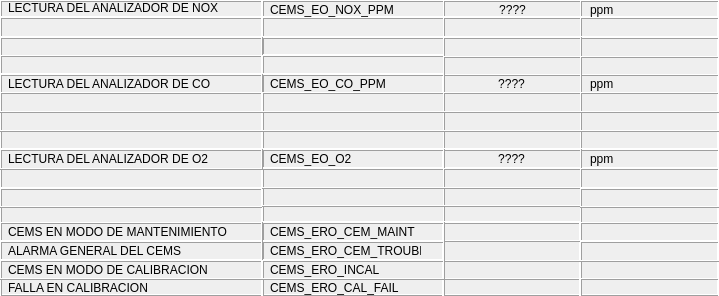
  <widget class="QFrame" name="frame_3">
   <property name="geometry">
    <rect>
     <x>109</x>
     <y>154</y>
     <width>719</width>
     <height>296</height>
    </rect>
   </property>
   <property name="styleSheet">
    <string notr="true">borde: rgb(0, 0, 0);</string>
   </property>
   <property name="frameShape">
    <enum>QFrame::Box</enum>
   </property>
   <property name="frameShadow">
    <enum>QFrame::Raised</enum>
   </property>
   <widget class="QFrame" name="frame_4">
    <property name="geometry">
     <rect>
      <x>0</x>
      <y>0</y>
      <width>263</width>
      <height>18</height>
     </rect>
    </property>
    <property name="frameShape">
     <enum>QFrame::Box</enum>
    </property>
    <property name="frameShadow">
     <enum>QFrame::Raised</enum>
    </property>
    <widget class="QLabel" name="lbLectNoxT">
     <property name="geometry">
      <rect>
       <x>8</x>
       <y>0</y>
       <width>241</width>
       <height>16</height>
      </rect>
     </property>
     <property name="font">
      <font>
       <pointsize>9</pointsize>
      </font>
     </property>
     <property name="text">
      <string>LECTURA DEL ANALIZADOR DE NOX</string>
     </property>
     <property name="alignment">
      <set>Qt::AlignLeading|Qt::AlignLeft|Qt::AlignVCenter</set>
     </property>
    </widget>
   </widget>
   <widget class="QFrame" name="frame_5">
    <property name="geometry">
     <rect>
      <x>262</x>
      <y>0</y>
      <width>183</width>
      <height>18</height>
     </rect>
    </property>
    <property name="frameShape">
     <enum>QFrame::Box</enum>
    </property>
    <property name="frameShadow">
     <enum>QFrame::Raised</enum>
    </property>
    <widget class="QLabel" name="lbCemsNoxT">
     <property name="geometry">
      <rect>
       <x>8</x>
       <y>0</y>
       <width>151</width>
       <height>20</height>
      </rect>
     </property>
     <property name="font">
      <font>
       <pointsize>9</pointsize>
      </font>
     </property>
     <property name="text">
      <string>CEMS_EO_NOX_PPM</string>
     </property>
    </widget>
   </widget>
   <widget class="QFrame" name="frame_6">
    <property name="geometry">
     <rect>
      <x>443</x>
      <y>0</y>
      <width>139</width>
      <height>18</height>
     </rect>
    </property>
    <property name="frameShape">
     <enum>QFrame::Box</enum>
    </property>
    <property name="frameShadow">
     <enum>QFrame::Raised</enum>
    </property>
    <widget class="QLabel" name="lbNox">
     <property name="geometry">
      <rect>
       <x>14</x>
       <y>0</y>
       <width>111</width>
       <height>20</height>
      </rect>
     </property>
     <property name="font">
      <font>
       <pointsize>9</pointsize>
      </font>
     </property>
     <property name="text">
      <string>????</string>
     </property>
     <property name="alignment">
      <set>Qt::AlignCenter</set>
     </property>
    </widget>
   </widget>
   <widget class="QFrame" name="frame_7">
    <property name="geometry">
     <rect>
      <x>580</x>
      <y>0</y>
      <width>140</width>
      <height>18</height>
     </rect>
    </property>
    <property name="frameShape">
     <enum>QFrame::Box</enum>
    </property>
    <property name="frameShadow">
     <enum>QFrame::Raised</enum>
    </property>
    <widget class="QLabel" name="lBNoxU">
     <property name="geometry">
      <rect>
       <x>10</x>
       <y>0</y>
       <width>111</width>
       <height>20</height>
      </rect>
     </property>
     <property name="font">
      <font>
       <pointsize>9</pointsize>
      </font>
     </property>
     <property name="text">
      <string>ppm</string>
     </property>
    </widget>
   </widget>
   <widget class="QFrame" name="frame_8">
    <property name="geometry">
     <rect>
      <x>0</x>
      <y>17</y>
      <width>263</width>
      <height>21</height>
     </rect>
    </property>
    <property name="frameShape">
     <enum>QFrame::Box</enum>
    </property>
    <property name="frameShadow">
     <enum>QFrame::Raised</enum>
    </property>
   </widget>
   <widget class="QFrame" name="frame_9">
    <property name="geometry">
     <rect>
      <x>262</x>
      <y>17</y>
      <width>183</width>
      <height>21</height>
     </rect>
    </property>
    <property name="frameShape">
     <enum>QFrame::Box</enum>
    </property>
    <property name="frameShadow">
     <enum>QFrame::Raised</enum>
    </property>
   </widget>
   <widget class="QFrame" name="frame_10">
    <property name="geometry">
     <rect>
      <x>443</x>
      <y>17</y>
      <width>139</width>
      <height>21</height>
     </rect>
    </property>
    <property name="frameShape">
     <enum>QFrame::Box</enum>
    </property>
    <property name="frameShadow">
     <enum>QFrame::Raised</enum>
    </property>
   </widget>
   <widget class="QFrame" name="frame_17">
    <property name="geometry">
     <rect>
      <x>580</x>
      <y>17</y>
      <width>140</width>
      <height>21</height>
     </rect>
    </property>
    <property name="frameShape">
     <enum>QFrame::Box</enum>
    </property>
    <property name="frameShadow">
     <enum>QFrame::Raised</enum>
    </property>
   </widget>
   <widget class="QFrame" name="frame_18">
    <property name="geometry">
     <rect>
      <x>262</x>
      <y>37</y>
      <width>183</width>
      <height>19</height>
     </rect>
    </property>
    <property name="frameShape">
     <enum>QFrame::Box</enum>
    </property>
    <property name="frameShadow">
     <enum>QFrame::Raised</enum>
    </property>
   </widget>
   <widget class="QFrame" name="frame_27">
    <property name="geometry">
     <rect>
      <x>0</x>
      <y>37</y>
      <width>263</width>
      <height>20</height>
     </rect>
    </property>
    <property name="frameShape">
     <enum>QFrame::Box</enum>
    </property>
    <property name="frameShadow">
     <enum>QFrame::Raised</enum>
    </property>
   </widget>
   <widget class="QFrame" name="frame_28">
    <property name="geometry">
     <rect>
      <x>580</x>
      <y>37</y>
      <width>140</width>
      <height>21</height>
     </rect>
    </property>
    <property name="frameShape">
     <enum>QFrame::Box</enum>
    </property>
    <property name="frameShadow">
     <enum>QFrame::Raised</enum>
    </property>
   </widget>
   <widget class="QFrame" name="frame_29">
    <property name="geometry">
     <rect>
      <x>443</x>
      <y>37</y>
      <width>139</width>
      <height>21</height>
     </rect>
    </property>
    <property name="frameShape">
     <enum>QFrame::Box</enum>
    </property>
    <property name="frameShadow">
     <enum>QFrame::Raised</enum>
    </property>
   </widget>
   <widget class="QFrame" name="frame_30">
    <property name="geometry">
     <rect>
      <x>0</x>
      <y>55</y>
      <width>263</width>
      <height>20</height>
     </rect>
    </property>
    <property name="frameShape">
     <enum>QFrame::Box</enum>
    </property>
    <property name="frameShadow">
     <enum>QFrame::Raised</enum>
    </property>
   </widget>
   <widget class="QFrame" name="frame_31">
    <property name="geometry">
     <rect>
      <x>262</x>
      <y>55</y>
      <width>183</width>
      <height>20</height>
     </rect>
    </property>
    <property name="frameShape">
     <enum>QFrame::Box</enum>
    </property>
    <property name="frameShadow">
     <enum>QFrame::Raised</enum>
    </property>
   </widget>
   <widget class="QFrame" name="frame_32">
    <property name="geometry">
     <rect>
      <x>443</x>
      <y>56</y>
      <width>139</width>
      <height>20</height>
     </rect>
    </property>
    <property name="frameShape">
     <enum>QFrame::Box</enum>
    </property>
    <property name="frameShadow">
     <enum>QFrame::Raised</enum>
    </property>
   </widget>
   <widget class="QFrame" name="frame_33">
    <property name="geometry">
     <rect>
      <x>580</x>
      <y>56</y>
      <width>140</width>
      <height>20</height>
     </rect>
    </property>
    <property name="frameShape">
     <enum>QFrame::Box</enum>
    </property>
    <property name="frameShadow">
     <enum>QFrame::Raised</enum>
    </property>
   </widget>
   <widget class="QFrame" name="frame_34">
    <property name="geometry">
     <rect>
      <x>580</x>
      <y>74</y>
      <width>140</width>
      <height>20</height>
     </rect>
    </property>
    <property name="frameShape">
     <enum>QFrame::Box</enum>
    </property>
    <property name="frameShadow">
     <enum>QFrame::Raised</enum>
    </property>
    <widget class="QLabel" name="lbCoU">
     <property name="geometry">
      <rect>
       <x>10</x>
       <y>0</y>
       <width>111</width>
       <height>20</height>
      </rect>
     </property>
     <property name="font">
      <font>
       <pointsize>9</pointsize>
      </font>
     </property>
     <property name="text">
      <string>ppm</string>
     </property>
    </widget>
   </widget>
   <widget class="QFrame" name="frame_35">
    <property name="geometry">
     <rect>
      <x>442</x>
      <y>74</y>
      <width>140</width>
      <height>20</height>
     </rect>
    </property>
    <property name="frameShape">
     <enum>QFrame::Box</enum>
    </property>
    <property name="frameShadow">
     <enum>QFrame::Raised</enum>
    </property>
    <widget class="QLabel" name="lbCo">
     <property name="geometry">
      <rect>
       <x>14</x>
       <y>0</y>
       <width>111</width>
       <height>20</height>
      </rect>
     </property>
     <property name="font">
      <font>
       <pointsize>9</pointsize>
      </font>
     </property>
     <property name="text">
      <string>????</string>
     </property>
     <property name="alignment">
      <set>Qt::AlignCenter</set>
     </property>
    </widget>
   </widget>
   <widget class="QFrame" name="frame_36">
    <property name="geometry">
     <rect>
      <x>262</x>
      <y>74</y>
      <width>183</width>
      <height>20</height>
     </rect>
    </property>
    <property name="frameShape">
     <enum>QFrame::Box</enum>
    </property>
    <property name="frameShadow">
     <enum>QFrame::Raised</enum>
    </property>
    <widget class="QLabel" name="lbCemsCoT">
     <property name="geometry">
      <rect>
       <x>8</x>
       <y>0</y>
       <width>151</width>
       <height>20</height>
      </rect>
     </property>
     <property name="font">
      <font>
       <pointsize>9</pointsize>
      </font>
     </property>
     <property name="text">
      <string>CEMS_EO_CO_PPM</string>
     </property>
    </widget>
   </widget>
   <widget class="QFrame" name="frame_37">
    <property name="geometry">
     <rect>
      <x>0</x>
      <y>74</y>
      <width>263</width>
      <height>20</height>
     </rect>
    </property>
    <property name="frameShape">
     <enum>QFrame::Box</enum>
    </property>
    <property name="frameShadow">
     <enum>QFrame::Raised</enum>
    </property>
    <widget class="QLabel" name="lbLectCoT">
     <property name="geometry">
      <rect>
       <x>8</x>
       <y>0</y>
       <width>231</width>
       <height>20</height>
      </rect>
     </property>
     <property name="font">
      <font>
       <pointsize>9</pointsize>
      </font>
     </property>
     <property name="text">
      <string>LECTURA DEL ANALIZADOR DE CO</string>
     </property>
     <property name="alignment">
      <set>Qt::AlignLeading|Qt::AlignLeft|Qt::AlignVCenter</set>
     </property>
    </widget>
   </widget>
   <widget class="QFrame" name="frame_38">
    <property name="geometry">
     <rect>
      <x>0</x>
      <y>130</y>
      <width>263</width>
      <height>20</height>
     </rect>
    </property>
    <property name="frameShape">
     <enum>QFrame::Box</enum>
    </property>
    <property name="frameShadow">
     <enum>QFrame::Raised</enum>
    </property>
   </widget>
   <widget class="QFrame" name="frame_39">
    <property name="geometry">
     <rect>
      <x>0</x>
      <y>111</y>
      <width>263</width>
      <height>21</height>
     </rect>
    </property>
    <property name="frameShape">
     <enum>QFrame::Box</enum>
    </property>
    <property name="frameShadow">
     <enum>QFrame::Raised</enum>
    </property>
   </widget>
   <widget class="QFrame" name="frame_41">
    <property name="geometry">
     <rect>
      <x>0</x>
      <y>92</y>
      <width>263</width>
      <height>21</height>
     </rect>
    </property>
    <property name="frameShape">
     <enum>QFrame::Box</enum>
    </property>
    <property name="frameShadow">
     <enum>QFrame::Raised</enum>
    </property>
   </widget>
   <widget class="QFrame" name="frame_42">
    <property name="geometry">
     <rect>
      <x>262</x>
      <y>130</y>
      <width>183</width>
      <height>20</height>
     </rect>
    </property>
    <property name="frameShape">
     <enum>QFrame::Box</enum>
    </property>
    <property name="frameShadow">
     <enum>QFrame::Raised</enum>
    </property>
   </widget>
   <widget class="QFrame" name="frame_66">
    <property name="geometry">
     <rect>
      <x>262</x>
      <y>111</y>
      <width>183</width>
      <height>21</height>
     </rect>
    </property>
    <property name="frameShape">
     <enum>QFrame::Box</enum>
    </property>
    <property name="frameShadow">
     <enum>QFrame::Raised</enum>
    </property>
   </widget>
   <widget class="QFrame" name="frame_67">
    <property name="geometry">
     <rect>
      <x>262</x>
      <y>92</y>
      <width>183</width>
      <height>21</height>
     </rect>
    </property>
    <property name="frameShape">
     <enum>QFrame::Box</enum>
    </property>
    <property name="frameShadow">
     <enum>QFrame::Raised</enum>
    </property>
   </widget>
   <widget class="QFrame" name="frame_68">
    <property name="geometry">
     <rect>
      <x>443</x>
      <y>130</y>
      <width>139</width>
      <height>20</height>
     </rect>
    </property>
    <property name="frameShape">
     <enum>QFrame::Box</enum>
    </property>
    <property name="frameShadow">
     <enum>QFrame::Raised</enum>
    </property>
   </widget>
   <widget class="QFrame" name="frame_95">
    <property name="geometry">
     <rect>
      <x>443</x>
      <y>111</y>
      <width>139</width>
      <height>21</height>
     </rect>
    </property>
    <property name="frameShape">
     <enum>QFrame::Box</enum>
    </property>
    <property name="frameShadow">
     <enum>QFrame::Raised</enum>
    </property>
   </widget>
   <widget class="QFrame" name="frame_96">
    <property name="geometry">
     <rect>
      <x>443</x>
      <y>92</y>
      <width>139</width>
      <height>21</height>
     </rect>
    </property>
    <property name="frameShape">
     <enum>QFrame::Box</enum>
    </property>
    <property name="frameShadow">
     <enum>QFrame::Raised</enum>
    </property>
   </widget>
   <widget class="QFrame" name="frame_97">
    <property name="geometry">
     <rect>
      <x>580</x>
      <y>130</y>
      <width>140</width>
      <height>20</height>
     </rect>
    </property>
    <property name="frameShape">
     <enum>QFrame::Box</enum>
    </property>
    <property name="frameShadow">
     <enum>QFrame::Raised</enum>
    </property>
   </widget>
   <widget class="QFrame" name="frame_127">
    <property name="geometry">
     <rect>
      <x>580</x>
      <y>111</y>
      <width>140</width>
      <height>21</height>
     </rect>
    </property>
    <property name="frameShape">
     <enum>QFrame::Box</enum>
    </property>
    <property name="frameShadow">
     <enum>QFrame::Raised</enum>
    </property>
   </widget>
   <widget class="QFrame" name="frame_128">
    <property name="geometry">
     <rect>
      <x>580</x>
      <y>92</y>
      <width>140</width>
      <height>21</height>
     </rect>
    </property>
    <property name="frameShape">
     <enum>QFrame::Box</enum>
    </property>
    <property name="frameShadow">
     <enum>QFrame::Raised</enum>
    </property>
   </widget>
   <widget class="QFrame" name="frame_129">
    <property name="geometry">
     <rect>
      <x>580</x>
      <y>149</y>
      <width>140</width>
      <height>20</height>
     </rect>
    </property>
    <property name="frameShape">
     <enum>QFrame::Box</enum>
    </property>
    <property name="frameShadow">
     <enum>QFrame::Raised</enum>
    </property>
    <widget class="QLabel" name="lbO2U">
     <property name="geometry">
      <rect>
       <x>10</x>
       <y>0</y>
       <width>111</width>
       <height>20</height>
      </rect>
     </property>
     <property name="font">
      <font>
       <pointsize>9</pointsize>
      </font>
     </property>
     <property name="text">
      <string>ppm</string>
     </property>
    </widget>
   </widget>
   <widget class="QFrame" name="frame_131">
    <property name="geometry">
     <rect>
      <x>442</x>
      <y>149</y>
      <width>140</width>
      <height>20</height>
     </rect>
    </property>
    <property name="frameShape">
     <enum>QFrame::Box</enum>
    </property>
    <property name="frameShadow">
     <enum>QFrame::Raised</enum>
    </property>
    <widget class="QLabel" name="lbO2">
     <property name="geometry">
      <rect>
       <x>14</x>
       <y>0</y>
       <width>111</width>
       <height>20</height>
      </rect>
     </property>
     <property name="font">
      <font>
       <pointsize>9</pointsize>
      </font>
     </property>
     <property name="text">
      <string>????</string>
     </property>
     <property name="alignment">
      <set>Qt::AlignCenter</set>
     </property>
    </widget>
   </widget>
   <widget class="QFrame" name="frame_132">
    <property name="geometry">
     <rect>
      <x>262</x>
      <y>149</y>
      <width>183</width>
      <height>20</height>
     </rect>
    </property>
    <property name="frameShape">
     <enum>QFrame::Box</enum>
    </property>
    <property name="frameShadow">
     <enum>QFrame::Raised</enum>
    </property>
    <widget class="QLabel" name="lbCemsO2T">
     <property name="geometry">
      <rect>
       <x>8</x>
       <y>0</y>
       <width>151</width>
       <height>20</height>
      </rect>
     </property>
     <property name="font">
      <font>
       <pointsize>9</pointsize>
      </font>
     </property>
     <property name="text">
      <string>CEMS_EO_O2</string>
     </property>
    </widget>
   </widget>
   <widget class="QFrame" name="frame_133">
    <property name="geometry">
     <rect>
      <x>0</x>
      <y>206</y>
      <width>263</width>
      <height>18</height>
     </rect>
    </property>
    <property name="frameShape">
     <enum>QFrame::Box</enum>
    </property>
    <property name="frameShadow">
     <enum>QFrame::Raised</enum>
    </property>
   </widget>
   <widget class="QFrame" name="frame_134">
    <property name="geometry">
     <rect>
      <x>0</x>
      <y>168</y>
      <width>263</width>
      <height>21</height>
     </rect>
    </property>
    <property name="frameShape">
     <enum>QFrame::Box</enum>
    </property>
    <property name="frameShadow">
     <enum>QFrame::Raised</enum>
    </property>
   </widget>
   <widget class="QFrame" name="frame_135">
    <property name="geometry">
     <rect>
      <x>0</x>
      <y>188</y>
      <width>263</width>
      <height>20</height>
     </rect>
    </property>
    <property name="frameShape">
     <enum>QFrame::Box</enum>
    </property>
    <property name="frameShadow">
     <enum>QFrame::Raised</enum>
    </property>
   </widget>
   <widget class="QFrame" name="frame_138">
    <property name="geometry">
     <rect>
      <x>262</x>
      <y>205</y>
      <width>183</width>
      <height>18</height>
     </rect>
    </property>
    <property name="frameShape">
     <enum>QFrame::Box</enum>
    </property>
    <property name="frameShadow">
     <enum>QFrame::Raised</enum>
    </property>
   </widget>
   <widget class="QFrame" name="frame_178">
    <property name="geometry">
     <rect>
      <x>262</x>
      <y>187</y>
      <width>183</width>
      <height>20</height>
     </rect>
    </property>
    <property name="frameShape">
     <enum>QFrame::Box</enum>
    </property>
    <property name="frameShadow">
     <enum>QFrame::Raised</enum>
    </property>
   </widget>
   <widget class="QFrame" name="frame_179">
    <property name="geometry">
     <rect>
      <x>262</x>
      <y>168</y>
      <width>183</width>
      <height>21</height>
     </rect>
    </property>
    <property name="frameShape">
     <enum>QFrame::Box</enum>
    </property>
    <property name="frameShadow">
     <enum>QFrame::Raised</enum>
    </property>
   </widget>
   <widget class="QFrame" name="frame_180">
    <property name="geometry">
     <rect>
      <x>443</x>
      <y>205</y>
      <width>139</width>
      <height>18</height>
     </rect>
    </property>
    <property name="frameShape">
     <enum>QFrame::Box</enum>
    </property>
    <property name="frameShadow">
     <enum>QFrame::Raised</enum>
    </property>
   </widget>
   <widget class="QFrame" name="frame_181">
    <property name="geometry">
     <rect>
      <x>443</x>
      <y>187</y>
      <width>139</width>
      <height>20</height>
     </rect>
    </property>
    <property name="frameShape">
     <enum>QFrame::Box</enum>
    </property>
    <property name="frameShadow">
     <enum>QFrame::Raised</enum>
    </property>
   </widget>
   <widget class="QFrame" name="frame_182">
    <property name="geometry">
     <rect>
      <x>443</x>
      <y>168</y>
      <width>139</width>
      <height>21</height>
     </rect>
    </property>
    <property name="frameShape">
     <enum>QFrame::Box</enum>
    </property>
    <property name="frameShadow">
     <enum>QFrame::Raised</enum>
    </property>
   </widget>
   <widget class="QFrame" name="frame_183">
    <property name="geometry">
     <rect>
      <x>442</x>
      <y>260</y>
      <width>139</width>
      <height>20</height>
     </rect>
    </property>
    <property name="frameShape">
     <enum>QFrame::Box</enum>
    </property>
    <property name="frameShadow">
     <enum>QFrame::Raised</enum>
    </property>
   </widget>
   <widget class="QFrame" name="frame_184">
    <property name="geometry">
     <rect>
      <x>442</x>
      <y>240</y>
      <width>139</width>
      <height>22</height>
     </rect>
    </property>
    <property name="frameShape">
     <enum>QFrame::Box</enum>
    </property>
    <property name="frameShadow">
     <enum>QFrame::Raised</enum>
    </property>
   </widget>
   <widget class="QFrame" name="frame_185">
    <property name="geometry">
     <rect>
      <x>442</x>
      <y>222</y>
      <width>139</width>
      <height>20</height>
     </rect>
    </property>
    <property name="frameShape">
     <enum>QFrame::Box</enum>
    </property>
    <property name="frameShadow">
     <enum>QFrame::Raised</enum>
    </property>
   </widget>
   <widget class="QFrame" name="frame_186">
    <property name="geometry">
     <rect>
      <x>442</x>
      <y>278</y>
      <width>139</width>
      <height>20</height>
     </rect>
    </property>
    <property name="frameShape">
     <enum>QFrame::Box</enum>
    </property>
    <property name="frameShadow">
     <enum>QFrame::Raised</enum>
    </property>
   </widget>
   <widget class="QFrame" name="frame_187">
    <property name="geometry">
     <rect>
      <x>580</x>
      <y>206</y>
      <width>140</width>
      <height>18</height>
     </rect>
    </property>
    <property name="frameShape">
     <enum>QFrame::Box</enum>
    </property>
    <property name="frameShadow">
     <enum>QFrame::Raised</enum>
    </property>
   </widget>
   <widget class="QFrame" name="frame_188">
    <property name="geometry">
     <rect>
      <x>580</x>
      <y>168</y>
      <width>140</width>
      <height>21</height>
     </rect>
    </property>
    <property name="frameShape">
     <enum>QFrame::Box</enum>
    </property>
    <property name="frameShadow">
     <enum>QFrame::Raised</enum>
    </property>
   </widget>
   <widget class="QFrame" name="frame_189">
    <property name="geometry">
     <rect>
      <x>580</x>
      <y>188</y>
      <width>140</width>
      <height>20</height>
     </rect>
    </property>
    <property name="frameShape">
     <enum>QFrame::Box</enum>
    </property>
    <property name="frameShadow">
     <enum>QFrame::Raised</enum>
    </property>
   </widget>
   <widget class="QFrame" name="frame_190">
    <property name="geometry">
     <rect>
      <x>580</x>
      <y>260</y>
      <width>140</width>
      <height>20</height>
     </rect>
    </property>
    <property name="frameShape">
     <enum>QFrame::Box</enum>
    </property>
    <property name="frameShadow">
     <enum>QFrame::Raised</enum>
    </property>
   </widget>
   <widget class="QFrame" name="frame_191">
    <property name="geometry">
     <rect>
      <x>580</x>
      <y>222</y>
      <width>140</width>
      <height>20</height>
     </rect>
    </property>
    <property name="frameShape">
     <enum>QFrame::Box</enum>
    </property>
    <property name="frameShadow">
     <enum>QFrame::Raised</enum>
    </property>
   </widget>
   <widget class="QFrame" name="frame_192">
    <property name="geometry">
     <rect>
      <x>580</x>
      <y>241</y>
      <width>140</width>
      <height>21</height>
     </rect>
    </property>
    <property name="frameShape">
     <enum>QFrame::Box</enum>
    </property>
    <property name="frameShadow">
     <enum>QFrame::Raised</enum>
    </property>
   </widget>
   <widget class="QFrame" name="frame_193">
    <property name="geometry">
     <rect>
      <x>580</x>
      <y>278</y>
      <width>140</width>
      <height>20</height>
     </rect>
    </property>
    <property name="frameShape">
     <enum>QFrame::Box</enum>
    </property>
    <property name="frameShadow">
     <enum>QFrame::Raised</enum>
    </property>
   </widget>
   <widget class="QFrame" name="frame_194">
    <property name="geometry">
     <rect>
      <x>262</x>
      <y>222</y>
      <width>183</width>
      <height>20</height>
     </rect>
    </property>
    <property name="frameShape">
     <enum>QFrame::Box</enum>
    </property>
    <property name="frameShadow">
     <enum>QFrame::Raised</enum>
    </property>
    <widget class="QLabel" name="lbCemsEroMantT">
     <property name="geometry">
      <rect>
       <x>8</x>
       <y>0</y>
       <width>151</width>
       <height>20</height>
      </rect>
     </property>
     <property name="font">
      <font>
       <pointsize>9</pointsize>
      </font>
     </property>
     <property name="text">
      <string>CEMS_ERO_CEM_MAINT</string>
     </property>
    </widget>
   </widget>
   <widget class="QFrame" name="frame_195">
    <property name="geometry">
     <rect>
      <x>0</x>
      <y>222</y>
      <width>263</width>
      <height>20</height>
     </rect>
    </property>
    <property name="frameShape">
     <enum>QFrame::Box</enum>
    </property>
    <property name="frameShadow">
     <enum>QFrame::Raised</enum>
    </property>
    <widget class="QLabel" name="lbCemsMantT">
     <property name="geometry">
      <rect>
       <x>8</x>
       <y>0</y>
       <width>231</width>
       <height>20</height>
      </rect>
     </property>
     <property name="font">
      <font>
       <pointsize>9</pointsize>
      </font>
     </property>
     <property name="text">
      <string>CEMS EN MODO DE MANTENIMIENTO</string>
     </property>
     <property name="alignment">
      <set>Qt::AlignLeading|Qt::AlignLeft|Qt::AlignVCenter</set>
     </property>
    </widget>
   </widget>
   <widget class="QFrame" name="frame_196">
    <property name="geometry">
     <rect>
      <x>262</x>
      <y>241</y>
      <width>183</width>
      <height>20</height>
     </rect>
    </property>
    <property name="frameShape">
     <enum>QFrame::Box</enum>
    </property>
    <property name="frameShadow">
     <enum>QFrame::Raised</enum>
    </property>
    <widget class="QLabel" name="lbCemsEroTroubleT">
     <property name="geometry">
      <rect>
       <x>8</x>
       <y>0</y>
       <width>151</width>
       <height>20</height>
      </rect>
     </property>
     <property name="font">
      <font>
       <pointsize>9</pointsize>
      </font>
     </property>
     <property name="text">
      <string>CEMS_ERO_CEM_TROUBLE</string>
     </property>
    </widget>
   </widget>
   <widget class="QFrame" name="frame_197">
    <property name="geometry">
     <rect>
      <x>0</x>
      <y>241</y>
      <width>263</width>
      <height>20</height>
     </rect>
    </property>
    <property name="frameShape">
     <enum>QFrame::Box</enum>
    </property>
    <property name="frameShadow">
     <enum>QFrame::Raised</enum>
    </property>
    <widget class="QLabel" name="lbAlarmCemsT">
     <property name="geometry">
      <rect>
       <x>8</x>
       <y>0</y>
       <width>231</width>
       <height>20</height>
      </rect>
     </property>
     <property name="font">
      <font>
       <pointsize>9</pointsize>
      </font>
     </property>
     <property name="text">
      <string>ALARMA GENERAL DEL CEMS</string>
     </property>
     <property name="alignment">
      <set>Qt::AlignLeading|Qt::AlignLeft|Qt::AlignVCenter</set>
     </property>
    </widget>
   </widget>
   <widget class="QFrame" name="frame_198">
    <property name="geometry">
     <rect>
      <x>0</x>
      <y>278</y>
      <width>263</width>
      <height>20</height>
     </rect>
    </property>
    <property name="frameShape">
     <enum>QFrame::Box</enum>
    </property>
    <property name="frameShadow">
     <enum>QFrame::Raised</enum>
    </property>
    <widget class="QLabel" name="lbFallasCalibT">
     <property name="geometry">
      <rect>
       <x>8</x>
       <y>0</y>
       <width>231</width>
       <height>20</height>
      </rect>
     </property>
     <property name="font">
      <font>
       <pointsize>9</pointsize>
      </font>
     </property>
     <property name="text">
      <string>FALLA EN CALIBRACION</string>
     </property>
     <property name="alignment">
      <set>Qt::AlignLeading|Qt::AlignLeft|Qt::AlignVCenter</set>
     </property>
    </widget>
   </widget>
   <widget class="QFrame" name="frame_199">
    <property name="geometry">
     <rect>
      <x>0</x>
      <y>260</y>
      <width>263</width>
      <height>20</height>
     </rect>
    </property>
    <property name="frameShape">
     <enum>QFrame::Box</enum>
    </property>
    <property name="frameShadow">
     <enum>QFrame::Raised</enum>
    </property>
    <widget class="QLabel" name="lbCemsCalibT">
     <property name="geometry">
      <rect>
       <x>8</x>
       <y>0</y>
       <width>231</width>
       <height>20</height>
      </rect>
     </property>
     <property name="font">
      <font>
       <pointsize>9</pointsize>
      </font>
     </property>
     <property name="text">
      <string>CEMS EN MODO DE CALIBRACION</string>
     </property>
     <property name="alignment">
      <set>Qt::AlignLeading|Qt::AlignLeft|Qt::AlignVCenter</set>
     </property>
    </widget>
   </widget>
   <widget class="QFrame" name="frame_200">
    <property name="geometry">
     <rect>
      <x>262</x>
      <y>278</y>
      <width>183</width>
      <height>20</height>
     </rect>
    </property>
    <property name="frameShape">
     <enum>QFrame::Box</enum>
    </property>
    <property name="frameShadow">
     <enum>QFrame::Raised</enum>
    </property>
    <widget class="QLabel" name="lbCemsEroCalT">
     <property name="geometry">
      <rect>
       <x>8</x>
       <y>0</y>
       <width>151</width>
       <height>20</height>
      </rect>
     </property>
     <property name="font">
      <font>
       <pointsize>9</pointsize>
      </font>
     </property>
     <property name="text">
      <string>CEMS_ERO_CAL_FAIL</string>
     </property>
    </widget>
   </widget>
   <widget class="QFrame" name="frame_201">
    <property name="geometry">
     <rect>
      <x>262</x>
      <y>260</y>
      <width>183</width>
      <height>20</height>
     </rect>
    </property>
    <property name="frameShape">
     <enum>QFrame::Box</enum>
    </property>
    <property name="frameShadow">
     <enum>QFrame::Raised</enum>
    </property>
    <widget class="QLabel" name="lbCemsEroIncalT">
     <property name="geometry">
      <rect>
       <x>8</x>
       <y>0</y>
       <width>151</width>
       <height>20</height>
      </rect>
     </property>
     <property name="font">
      <font>
       <pointsize>9</pointsize>
      </font>
     </property>
     <property name="text">
      <string>CEMS_ERO_INCAL</string>
     </property>
    </widget>
   </widget>
   <widget class="QFrame" name="frame_130">
    <property name="geometry">
     <rect>
      <x>0</x>
      <y>149</y>
      <width>263</width>
      <height>21</height>
     </rect>
    </property>
    <property name="frameShape">
     <enum>QFrame::Box</enum>
    </property>
    <property name="frameShadow">
     <enum>QFrame::Raised</enum>
    </property>
    <widget class="QLabel" name="lbLectO2T">
     <property name="geometry">
      <rect>
       <x>8</x>
       <y>0</y>
       <width>231</width>
       <height>20</height>
      </rect>
     </property>
     <property name="font">
      <font>
       <pointsize>9</pointsize>
      </font>
     </property>
     <property name="text">
      <string>LECTURA DEL ANALIZADOR DE O2</string>
     </property>
     <property name="alignment">
      <set>Qt::AlignLeading|Qt::AlignLeft|Qt::AlignVCenter</set>
     </property>
    </widget>
   </widget>
  </widget>
